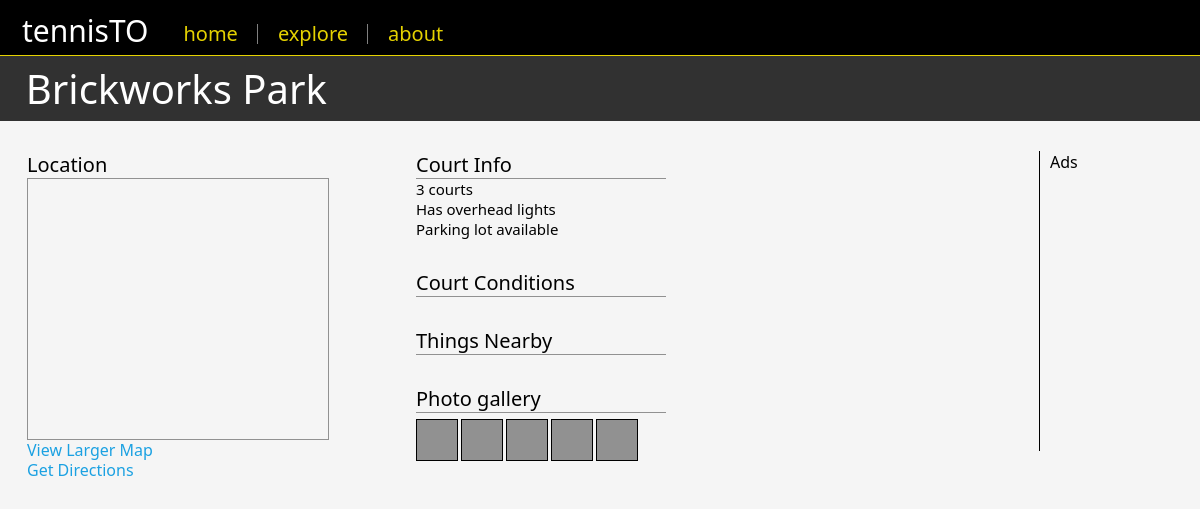
The app's page /courts/view/brickworks_park/ with its own data.
### CourtInfo/models.py (models this page shows, shortened)
class Court(models.Model):
    name = models.CharField(max_length=100)
    street_address = models.CharField(max_length=150, blank=True)
    city = models.ForeignKey(City)
    geo_position = GeopositionField()
    slug = models.SlugField(unique=True)
    photosynth_url = models.URLField(blank=True)
    fallback_image_url = models.URLField(blank=True)
    is_public = models.BooleanField(default=True)
    number_of_courts = models.IntegerField(default=2, blank=True)
    has_lights = models.BooleanField(default=True)
    surface_type = models.IntegerField(default=4, choices=SURFACE_TYPE_CHOICES)
    court_info = models.TextField(blank=True)
    court_condition = models.TextField(blank=True)
    def court_info_html(self):
        return self.court_info.replace('\n', '<br>')
    def court_condition_html(self):
        return self.court_condition.replace('\n', '<br>')
    def full_address(self):
        cityName = self.city.name
        provinceName = self.city.province.name
        if self.street_address:
            return '{0}, {1}'.format(self.street_address, self.city.full_address())
        else:
            return '{0}, {1}'.format(self.name, self.city.full_address())
    class Meta:
        verbose_name = 'court'
        verbose_name_plural = 'courts'

### CourtInfo/views.py (the view)
# urls.py: url(r'^view/(?P<slug>[\w-]+)/$', views.viewCourtInfo, name='viewCourtInfo'),
def viewCourtInfo(request, slug):
    try:
        court = Court.objects.get(slug = slug)
    except Court.DoesNotExist:
        raise Http404
    context = {'court': court}
    return render(request, 'CourtInfo/court_info_view.html', context)

### CourtInfo/models.py (called while the page is built)
    def full_address(self):
        if self.short_name:
            return '{0}, {1}'.format(self.short_name, self.country.name)
        else:
            return '{0}, {1}'.format(self.name, self.country.name)

    def full_address(self):
        return '{0}, {1}'.format(self.name, self.province.full_address())

### CourtInfo/templates/CourtInfo/court_info_view.html (shortened to what this page needs)
{% extends "base.html" %}
{% block content %}
<div style="color:white; width:100%; font-size:40px; background-color:#313131; margin-top:0px; border:0px; padding-left:5px; padding-top:5px; padding-bottom:5px;">
  &nbsp; {{ court.name }}
</div>
<div class="SpacerLarge"> </div>
<div style="float:right; width:150px; padding-left:10px; border-left:solid 1px black; height:300px;">
    Ads
</div>
<div style="float:left; min-width:300px; padding-left:27px;">
    <div class="TextTitle2Style">
        Location
    </div>
    <div id="mapviewer">
        <div id="map-canvas" style="width:300px; height:260px; border: 1px solid #919191;"></div>
        <div id="LME_maplinks" style="line-height:20px;">
            <a id="LME_largerMap" href="https://maps.google.com/maps?q={{ court.full_address }}" target="_blank">
                View Larger Map
            </a><br>
            <a id="LME_directions" href="https://maps.google.com/maps?daddr={{ court.full_address }}" target="_blank">
                Get Directions
            </a>
        </div>
    </div>
</div>
<div style="float:left; min-width:400px; padding-left:87px;">
    <div class="TextTitle2Style" style="border-bottom:solid 1px #919191; width:250px;">
        Court Info
    </div>
    <div class="TextNormalStyle">
        {{ court.number_of_courts }} courts <br>
        {% if court.has_lights %}
            Has overhead lights <br>
        {% else %}
            No overhead lights <br>
        {% endif %}
        {{ court.court_info_html|safe }}
    </div>
    <div class="SpacerLarge"> </div>
    <div class="TextTitle2Style" style="border-bottom:solid 1px #919191; width:250px;">
        Court Conditions
    </div>
    <div class="SpacerLarge"> </div>
    <div class="TextTitle2Style" style="border-bottom:solid 1px #919191; width:250px;">
        Things Nearby
    </div>
    <div class="SpacerLarge"> </div>
    <div class="TextTitle2Style" style="border-bottom:solid 1px #919191; width:250px;">
        Photo gallery
    </div>
    <div class="SpacerSmall"> </div>
    <div style="float:left; width:40px; height:40px; border: 1px solid black; background-color:#919191; "> </div>
    <div style="float:left; width:40px; height:40px; border: 1px solid black; background-color:#919191; margin-left:3px;"> </div>
    <div style="float:left; width:40px; height:40px; border: 1px solid black; background-color:#919191; margin-left:3px;"> </div>
    <div style="float:left; width:40px; height:40px; border: 1px solid black; background-color:#919191; margin-left:3px;"> </div>
    <div style="float:left; width:40px; height:40px; border: 1px solid black; background-color:#919191; margin-left:3px;"> </div>
    <div class="SpacerLarge"> </div>
    <div class="SpacerLarge"> </div>
    <div class="SpacerLarge"> </div>
</div>
{% endblock %}

### static/tennisTO.css (style rules this page uses)
body { margin: 0; padding: 0; border: 0; height: 100%; background-color: WhiteSmoke; overflow-x : hidden; font-family: "Segoe UI", "Segoe UI Web Regular", "Segoe UI Symbol", "Helvetica Neue", "BBAlpha Sans", "S60 Sans", Arial, "sans-serif"; }

### static/controls.css (style rules this page uses)
.TextTitle2Style { font-size: 20px; }
.TextNormalStyle { font-size: 15px; }
.SpacerLarge { height: 30px; }
.SpacerSmall { height: 6px; }
a { color:#1BA1E2; }
a:link { text-decoration:none; }

### records on screen
Court: name "Brickworks Park", number_of_courts "3", court_info_html "Parking lot available"
